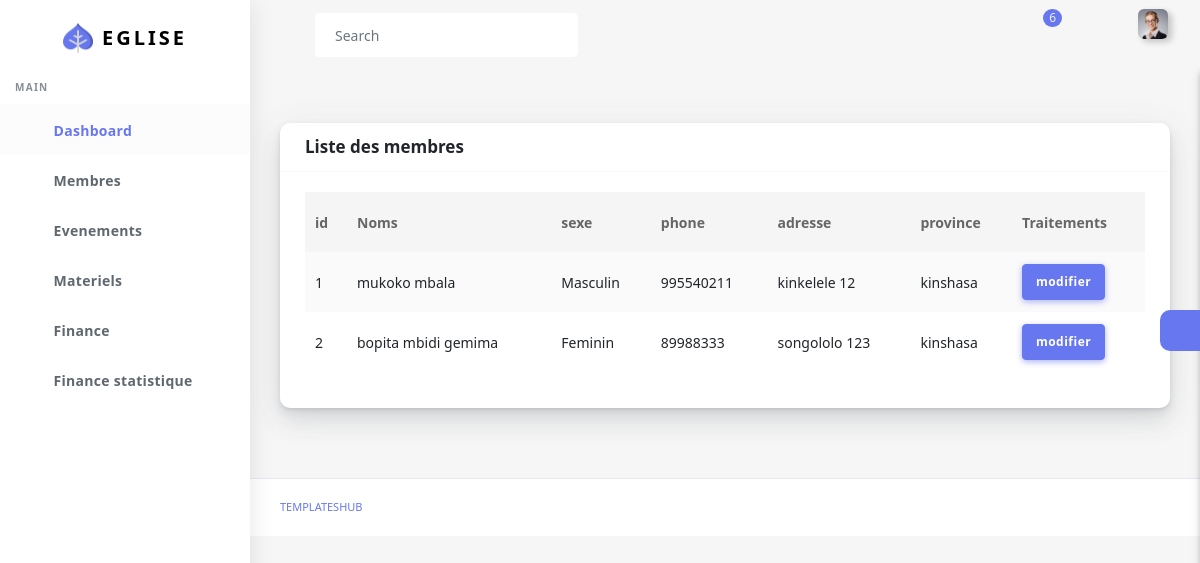
Screenshot of /membreRead/ (signed in) with the database file from the repository.
### eglise/models.py (models this page shows, shortened)
class Membre(models.Model):
    noms = models.CharField(max_length= 60)
    TYPESEXE = [
        ('Masculin', 'masculin') ,
        ('Feminin', 'feminin')
    ]
    sexe = models.CharField(max_length = 15 , choices = TYPESEXE)
    phone = models.IntegerField()
    adresse = models.CharField(max_length = 80 , null = True )
    province = models.CharField(max_length = 40 , null = True)
    userMembre = models.ForeignKey(User , on_delete = models.CASCADE , null = True)
    departement = models.ForeignKey(Departement, on_delete = models.CASCADE , null = True)
    TYPEETAT = [
                ('marie','Marie') ,
                ('celibateur' , 'Celibateur') ,
                ('veuve' , 'Veuve') ,
                ('divorce' , 'Divorce') ,
                ('veuf' , 'Veuf')
            ]
    etatCivil   = models.CharField(max_length = 30 , choices = TYPEETAT , null = True)
    deces = models.CharField(max_length = 30 , default = 'non', null = True)
    typeM = models.CharField(max_length = 30 , default = 'membre', null = True)

### eglise/views.py (the view)
# urls.py: path('membreRead/', membreRead , name = 'membreRead') ,
@login_required()
def membreRead(request):
    profil = Profil.objects.filter(user = request.user).first()
    fonction = profil.fonction.nomFonction if profil else None
    lst = Membre.objects.filter(userMembre = request.user).all()
    return render(request , 'back/membreRead.html',{'fonction':fonction , 'lst': lst})

### eglise/templates/back/membreRead.html (shortened to what this page needs)
<!DOCTYPE html>
<html lang="en">
  {% load static %}
<head>
  <link rel="stylesheet" href="{% static 'back/assets/css/app.min.css'%}">
  <link rel="stylesheet" href="{% static 'back/assets/bundles/datatables/datatables.min.css'%}">
  <link rel="stylesheet" href="{% static 'back/assets/bundles/datatables/DataTables-1.10.16/css/dataTables.bootstrap4.min.css'%}">
  <link rel="stylesheet" href="{% static 'back/assets/css/style.css'%}">
  <link rel="stylesheet" href="{% static 'back/assets/css/components.css'%}">
  <link rel="stylesheet" href="{% static 'back/assets/css/custom.css'%}">
</head>
<body>
  <div id="app">
    <div class="main-wrapper main-wrapper-1">
      <div class="navbar-bg"></div>
     {% include "back/query/nav.html" %}
      {% include "back/query/sidebar.html" %}
      <div class="main-content">
        <section class="section">
          <div class="section-body">
            <div class="row">
              <div class="col-12">
                <div class="card">
                  <div class="card-header">
                    <h4>Liste des membres</h4>
                  </div>
                  <div class="card-body">
                    <div class="table-responsive">
                      <table class="table table-striped table-hover" id="tableExport" style="width:100%;">
                        <thead>
                          <tr>
                            <th>id</th>
                            <th>Noms</th>
                            <th>sexe</th>
                            <th>phone</th>
                            <th>adresse</th>
                            <th>province</th>
                            <th>Traitements</th>
                          </tr>
                        </thead>
                        <tbody>
                          {% for listes in lst %}
                          <tr>
                            <td>{{listes.id}}</td>
                            <td>{{listes.noms}}</td>
                            <td>{{listes.sexe}}</td>
                             <td>{{listes.phone}}</td>
                            <td>{{listes.adresse}}</td>
                            <td>{{listes.province}}</td>
                            <td>
                              <a href="" class="btn btn-primary">modifier</a>
                            </td>
                          </tr>
                          {% endfor %}
                        </tbody>
                      </table>
                    </div>
                  </div>
                </div>
              </div>
            </div>
          </div>
        </section>
        <div class="settingSidebar">
          <a href="javascript:void(0)" class="settingPanelToggle"> <i class="fa fa-spin fa-cog"></i>
          </a>
        </div>
      </div>
      <footer class="main-footer">
        <div class="footer-left">
          <a href="templateshub.net">Templateshub</a></a>
        </div>
      </footer>
    </div>
  </div>
</body>
</html>

### rows the page displays
Membre: id "1", noms "mukoko mbala", sexe "Masculin", phone "995540211", adresse "kinkelele 12", province "kinshasa"
Membre: id "2", noms "bopita mbidi gemima", sexe "Feminin", phone "89988333", adresse "songololo 123", province "kinshasa"
